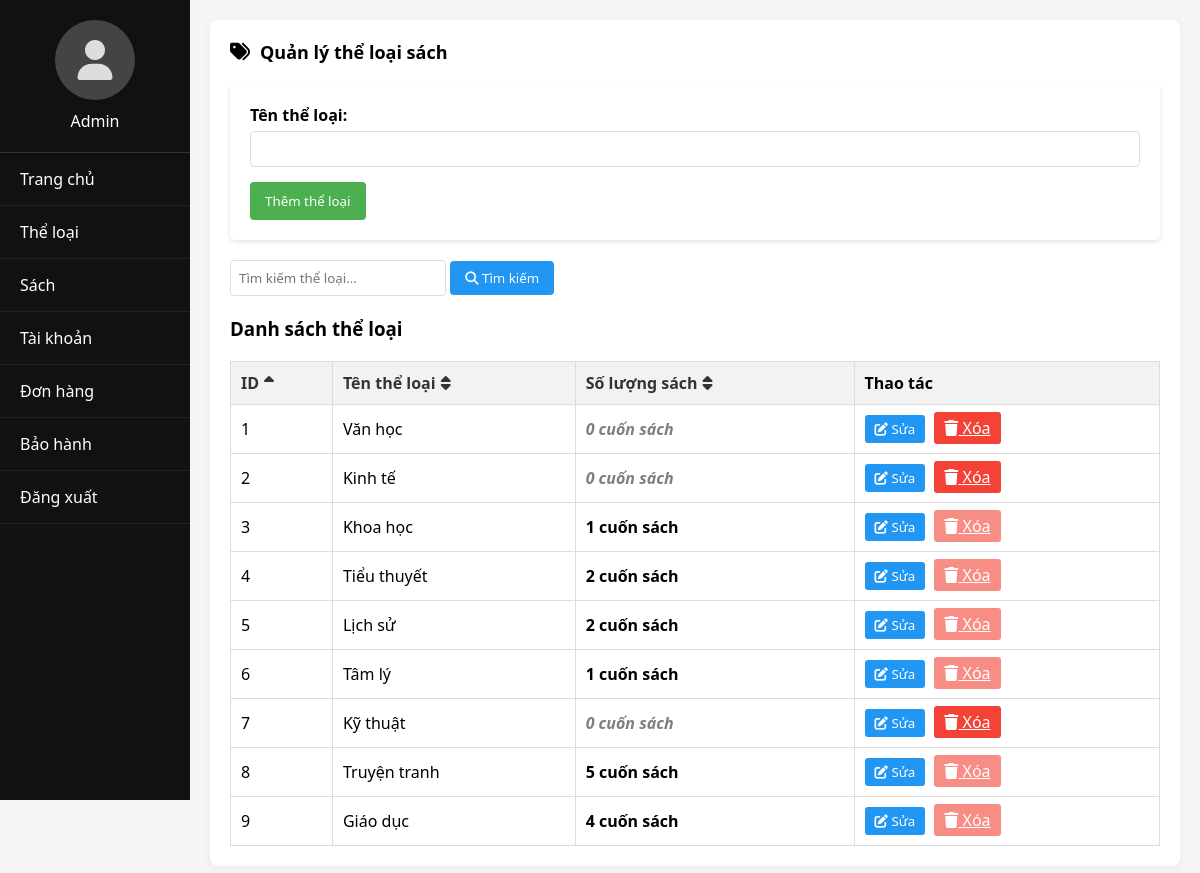
Screenshot of /PHP/edit_loaisach.php with the database file from the repository.
### tables this page shows
CREATE TABLE LOAISACH (
    loaisach_id INT PRIMARY KEY AUTO_INCREMENT,
    ten_loai VARCHAR(255)
);

### PHP/edit_loaisach.php (the view, shortened to what this page needs)
<?php
include 'db_connect.php';
$search_keyword = '';
$filter_query = '';
$sort_field = isset($_GET['sort']) ? $_GET['sort'] : 'loaisach_id';
$sort_direction = isset($_GET['direction']) ? $_GET['direction'] : 'asc';
$categories_query = "SELECT l.*,
                    (SELECT COUNT(*) FROM SACH s WHERE s.loaisach_id = l.loaisach_id AND s.trang_thai = 'active') as book_count
                    FROM LOAISACH l" . $filter_query;
if ($sort_field == 'book_count') {
    $categories_query .= " ORDER BY book_count $sort_direction, l.ten_loai ASC";
} else {
    $categories_query .= " ORDER BY $sort_field $sort_direction";
}
$categories_result = mysqli_query($conn, $categories_query);
function getSortLink($field, $current_sort_field, $current_sort_direction, $search_keyword)
{
    $direction = ($field == $current_sort_field && $current_sort_direction == 'asc') ? 'desc' : 'asc';
    $link = "edit_loaisach.php?sort=" . $field . "&direction=" . $direction;
    return $link;
}
function getSortIcon($field, $current_sort_field, $current_sort_direction)
{
    if ($field == $current_sort_field) {
        return ($current_sort_direction == 'asc') ? '<i class="fas fa-sort-up"></i>' : '<i class="fas fa-sort-down"></i>';
    }
    return '<i class="fas fa-sort"></i>';
}
?>
<!DOCTYPE html>
<html lang="vi">
<head>
    <link rel="stylesheet" href="https://cdnjs.cloudflare.com/ajax/libs/font-awesome/6.4.0/css/all.min.css">
    <link rel="stylesheet" href="../CSS/admin.css">
</head>
<body>
    <div class="sidebar">
        <div class="admin-profile" onclick="window.location.href='admin.php';" style="cursor:pointer;">
            <div class="admin-avatar">
                <i class="fas fa-user"></i>
            </div>
            <div>Admin</div>
        </div>
        <div class="menu-item" data-target="trangchu.php">Trang chủ</div>
        <div class="menu-item" data-target="edit_loaisach.php">Thể loại</div>
        <div class="menu-item" data-target="edit_sach.php">Sách</div>
        <div class="menu-item" data-target="tai_khoan.php">Tài khoản</div>
        <div class="menu-item" data-target="admin_orders.php">Đơn hàng</div>
        <div class="menu-item" data-target="admin_warranty.php">Bảo hành</div>
        <div class="menu-item" data-target="logout.php">Đăng xuất</div>
    </div>
    <div class="content">
        <div class="dashboard">
            <div class="dashboard-title">
                <i class="fas fa-tags"></i>
                Quản lý thể loại sách
            </div>
            <div class="category-form">
                <form method="POST" id="category-form">
                    <div class="form-group">
                        <label for="category_name">Tên thể loại:</label>
                        <input type="text" id="category_name" name="category_name" required>
                    </div>
                    <button type="submit" class="btn" id="submit-btn" name="add_category">Thêm thể loại</button>
                </form>
            </div>
            <div class="search-box">
                <form method="GET" action="">
                    <input type="text" name="search" placeholder="Tìm kiếm thể loại..." value="<?php echo $search_keyword; ?>">
                    <button type="submit"><i class="fas fa-search"></i> Tìm kiếm</button>
                </form>
            </div>
            <h3>Danh sách thể loại</h3>
            <table class="categories-table">
                <thead>
                    <tr>
                        <th class="sort-header">
                            <a href="<?php echo getSortLink('loaisach_id', $sort_field, $sort_direction, $search_keyword); ?>">
                                ID <?php echo getSortIcon('loaisach_id', $sort_field, $sort_direction); ?>
                            </a>
                        </th>
                        <th class="sort-header">
                            <a href="<?php echo getSortLink('ten_loai', $sort_field, $sort_direction, $search_keyword); ?>">
                                Tên thể loại <?php echo getSortIcon('ten_loai', $sort_field, $sort_direction); ?>
                            </a>
                        </th>
                        <th class="sort-header">
                            <a href="<?php echo getSortLink('book_count', $sort_field, $sort_direction, $search_keyword); ?>">
                                Số lượng sách <?php echo getSortIcon('book_count', $sort_field, $sort_direction); ?>
                            </a>
                        </th>
                        <th>Thao tác</th>
                    </tr>
                </thead>
                <tbody>
                    <?php
                    if (mysqli_num_rows($categories_result) > 0) {
                        while ($category = mysqli_fetch_assoc($categories_result)):
                    ?>
                            <tr>
                                <td><?php echo $category['loaisach_id']; ?></td>
                                <td><?php echo $category['ten_loai']; ?></td>
                                <td class="book-count <?php echo ($category['book_count'] == 0) ? 'zero-books' : ''; ?>">
                                    <?php echo $category['book_count']; ?> cuốn sách
                                </td>
                                <td>
                                    <button class="action-btn edit-btn"
                                        data-id="<?php echo $category['loaisach_id']; ?>"
                                        data-name="<?php echo $category['ten_loai']; ?>">
                                        <i class="fas fa-edit"></i> Sửa
                                    </button>
                                    <a href="javascript:void(0);" class="action-btn delete-btn <?php echo ($category['book_count'] > 0) ? 'disabled' : ''; ?>"
                                        onclick="<?php echo ($category['book_count'] > 0) ? 'alert(\'Không thể xóa thể loại này vì đã có sách liên kết\'); return false;' : 'confirmDelete(' . $category['loaisach_id'] . ')'; ?>"
                                        title="<?php echo ($category['book_count'] > 0) ? 'Không thể xóa thể loại này vì đã có sách liên kết' : 'Xóa thể loại'; ?>">
                                        <i class="fas fa-trash"></i> Xóa
                                    </a>
                                </td>
                            </tr>
                        <?php
                        endwhile;
                    } else {
                        ?>
                        <tr>
                            <td colspan="4" style="text-align: center;">Không tìm thấy thể loại nào</td>
                        </tr>
                    <?php } ?>
                </tbody>
            </table>
        </div>
    </div>
</body>
</html>

### CSS/admin.css (style rules this page uses)
* { margin: 0; padding: 0; box-sizing: border-box; font-family: 'Segoe UI', Tahoma, Geneva, Verdana, sans-serif; }
body { display: flex; background-color: #f5f5f5; }
.sidebar { width: 190px; height: 100vh; background-color: #111; color: white; position: fixed; left: 0; top: 0; }
.admin-profile { display: flex; flex-direction: column; align-items: center; padding: 20px 0; border-bottom: 1px solid #333; }
.admin-avatar { width: 80px; height: 80px; border-radius: 50%; background-color: #444; display: flex; align-items: center; justify-content: center; margin-bottom: 10px; }
.admin-avatar i { font-size: 40px; color: #ddd; }
.menu-item { padding: 15px 20px; border-bottom: 1px solid #222; cursor: pointer; transition: background-color 0.3s; }
.content { margin-left: 190px; width: calc(100% - 190px); padding: 20px; }
.dashboard { background-color: white; border-radius: 8px; padding: 20px; box-shadow: 0 2px 10px rgba(0, 0, 0, 0.05); }
.dashboard-title { display: flex; align-items: center; margin-bottom: 20px; font-size: 18px; font-weight: bold; }
.dashboard-title i { margin-right: 10px; font-size: 20px; }

### PHP/edit_loaisach.php (style rules this page uses)
.category-form { background-color: #fff; padding: 20px; border-radius: 5px; box-shadow: 0 2px 5px rgba(0, 0, 0, 0.1); margin-bottom: 20px; }
.form-group { margin-bottom: 15px; }
.form-group label { display: block; margin-bottom: 5px; font-weight: bold; }
.form-group input, .form-group textarea { width: 100%; padding: 8px; border: 1px solid #ddd; border-radius: 4px; }
.btn { padding: 10px 15px; background-color: #4CAF50; color: white; border: none; border-radius: 4px; cursor: pointer; }
.categories-table { width: 100%; border-collapse: collapse; margin-top: 20px; }
.categories-table th, .categories-table td { border: 1px solid #ddd; padding: 10px; text-align: left; }
.categories-table th { background-color: #f2f2f2; }
.sort-header { cursor: pointer; white-space: nowrap; }
.sort-header a { color: #333; text-decoration: none; display: flex; align-items: center; }
.sort-header i { margin-left: 5px; }
.action-btn { padding: 5px 10px; margin-right: 5px; border: none; border-radius: 3px; cursor: pointer; }
.edit-btn { background-color: #2196F3; color: white; }
.delete-btn { background-color: #f44336; color: white; }
.disabled { opacity: 0.6; pointer-events: none; }
.search-box { margin-bottom: 20px; display: flex; gap: 10px; }
.search-box input { flex: 1; padding: 8px; border: 1px solid #ddd; border-radius: 4px; }
.search-box button { padding: 8px 15px; background-color: #2196F3; color: white; border: none; border-radius: 4px; cursor: pointer; }
.book-count { font-weight: bold; color: #000; }
.zero-books { opacity: 0.5; font-style: italic; }

### rows the page displays
loaisach: loaisach_id "1", ten_loai "Văn học", book_count "0"
loaisach: loaisach_id "2", ten_loai "Kinh tế", book_count "0"
loaisach: loaisach_id "3", ten_loai "Khoa học", book_count "1"
loaisach: loaisach_id "4", ten_loai "Tiểu thuyết", book_count "2"
loaisach: loaisach_id "5", ten_loai "Lịch sử", book_count "2"
loaisach: loaisach_id "6", ten_loai "Tâm lý", book_count "1"
loaisach: loaisach_id "7", ten_loai "Kỹ thuật", book_count "0"
loaisach: loaisach_id "8", ten_loai "Truyện tranh", book_count "5"
loaisach: loaisach_id "9", ten_loai "Giáo dục", book_count "4"
